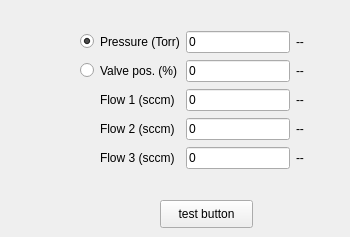
     <widget class="QWidget" name="vac_tab">
      <attribute name="title">
       <string>Vacuum control</string>
      </attribute>
      <widget class="QWidget" name="gridLayoutWidget_2">
       <property name="geometry">
        <rect>
         <x>80</x>
         <y>30</y>
         <width>261</width>
         <height>140</height>
        </rect>
       </property>
       <layout class="QGridLayout" name="pressure_contol_grid">
        <item row="2" column="1">
         <widget class="QLabel" name="set_pressure_label">
          <property name="text">
           <string>Pressure (Torr)</string>
          </property>
         </widget>
        </item>
        <item row="3" column="3">
         <widget class="QLabel" name="valve_pos_display">
          <property name="text">
           <string>--           </string>
          </property>
         </widget>
        </item>
        <item row="4" column="1">
         <widget class="QLabel" name="flow1_label">
          <property name="text">
           <string>Flow 1 (sccm)</string>
          </property>
         </widget>
        </item>
        <item row="3" column="1">
         <widget class="QLabel" name="valve_position_label">
          <property name="text">
           <string>Valve pos. (%)</string>
          </property>
         </widget>
        </item>
        <item row="2" column="0">
         <widget class="QRadioButton" name="pressure_mode">
          <property name="text">
           <string/>
          </property>
          <property name="checked">
           <bool>true</bool>
          </property>
         </widget>
        </item>
        <item row="2" column="3">
         <widget class="QLabel" name="pressure_display">
          <property name="text">
           <string>--           </string>
          </property>
         </widget>
        </item>
        <item row="6" column="3">
         <widget class="QLabel" name="flow3_display">
          <property name="text">
           <string>--           </string>
          </property>
         </widget>
        </item>
        <item row="4" column="3">
         <widget class="QLabel" name="flow1_display">
          <property name="text">
           <string>--           </string>
          </property>
         </widget>
        </item>
        <item row="5" column="1">
         <widget class="QLabel" name="flow2_label">
          <property name="text">
           <string>Flow 2 (sccm)</string>
          </property>
         </widget>
        </item>
        <item row="3" column="0">
         <widget class="QRadioButton" name="valve_mode">
          <property name="text">
           <string/>
          </property>
          <property name="checked">
           <bool>false</bool>
          </property>
         </widget>
        </item>
        <item row="6" column="1">
         <widget class="QLabel" name="flow3_label">
          <property name="text">
           <string>Flow 3 (sccm)</string>
          </property>
         </widget>
        </item>
        <item row="5" column="3">
         <widget class="QLabel" name="flow2_display">
          <property name="text">
           <string>--           </string>
          </property>
         </widget>
        </item>
        <item row="2" column="2">
         <widget class="QLineEdit" name="set_pressure">
          <property name="text">
           <string>0</string>
          </property>
          <property name="placeholderText">
           <string>10</string>
          </property>
         </widget>
        </item>
        <item row="3" column="2">
         <widget class="QLineEdit" name="set_valve_pos">
          <property name="text">
           <string>0</string>
          </property>
          <property name="placeholderText">
           <string>0</string>
          </property>
         </widget>
        </item>
        <item row="4" column="2">
         <widget class="QLineEdit" name="set_flow1">
          <property name="text">
           <string>0</string>
          </property>
          <property name="placeholderText">
           <string>0</string>
          </property>
         </widget>
        </item>
        <item row="5" column="2">
         <widget class="QLineEdit" name="set_flow2">
          <property name="text">
           <string>0</string>
          </property>
          <property name="placeholderText">
           <string>0</string>
          </property>
         </widget>
        </item>
        <item row="6" column="2">
         <widget class="QLineEdit" name="set_flow3">
          <property name="text">
           <string>0</string>
          </property>
          <property name="placeholderText">
           <string>0</string>
          </property>
         </widget>
        </item>
       </layout>
      </widget>
      <widget class="QPushButton" name="dummy_button">
       <property name="geometry">
        <rect>
         <x>160</x>
         <y>200</y>
         <width>93</width>
         <height>28</height>
        </rect>
       </property>
       <property name="text">
        <string>test button</string>
       </property>
      </widget>
     </widget>
